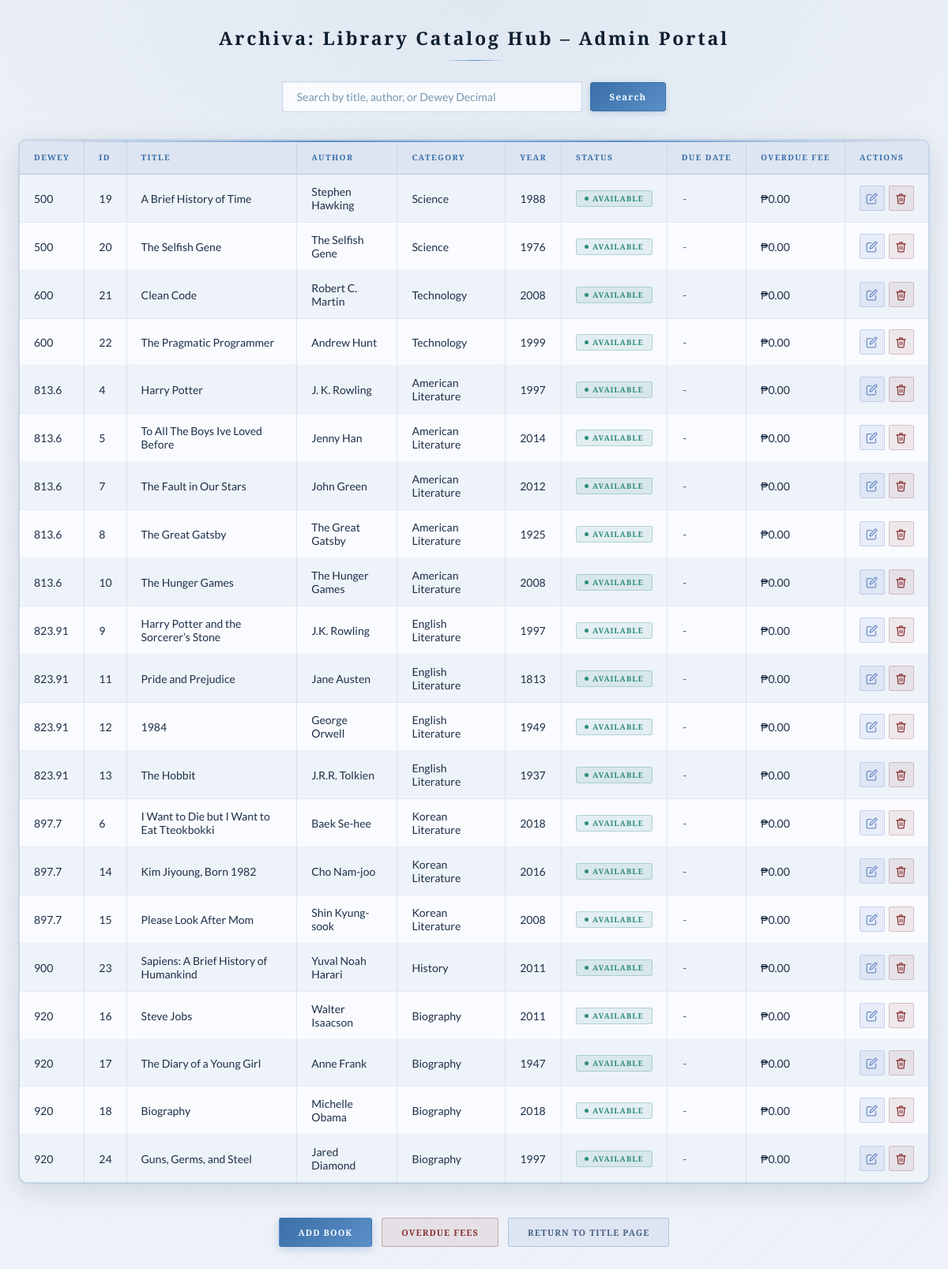
/admin.php (signed in), run on the app's committed database.
### tables this page shows
CREATE TABLE `books` (
  `book_id` int(11) NOT NULL,
  `title` varchar(255) NOT NULL,
  `author` varchar(255) NOT NULL,
  `category` varchar(100) NOT NULL,
  `dewey_decimal` varchar(10) DEFAULT NULL,
  `year_published` int(11) NOT NULL,
  `due_date` date NOT NULL,
  `status` varchar(20) DEFAULT 'Available'
);

### admin.php (the view, shortened to what this page needs)
<?php
include("book_functions.php");
$books = isset($_GET['search'])
    ? mysqli_query($conn, "
        SELECT * FROM books
        WHERE title LIKE '%{$_GET['search']}%'
        OR author LIKE '%{$_GET['search']}%'
        OR dewey_decimal LIKE '%{$_GET['search']}%'
        ORDER BY CAST(dewey_decimal AS DECIMAL) ASC
      ")
    : mysqli_query($conn, "SELECT * FROM books ORDER BY CAST(dewey_decimal AS DECIMAL) ASC");
?>
<!DOCTYPE html>
<html lang="en">
<head>
    <link rel="stylesheet" href="archiva.css">
</head>
<body>
    <h2>Archiva: Library Catalog Hub – Admin Portal</h2>
    <form method="GET" style="margin-top:10px; margin-bottom:15px;">
        <input type="text" name="search" placeholder="Search by title, author, or Dewey Decimal">
        <input type="submit" value="Search">
    </form>
    <div class="table-container">
        <table>
            <tr>
                <th>Dewey</th>
                <th>ID</th>
                <th>Title</th>
                <th>Author</th>
                <th>Category</th>
                <th>Year</th>
                <th>Status</th>
                <th>Due Date</th>
                <th>Overdue Fee</th>
                <th>Actions</th>
            </tr>
            <?php while($row = mysqli_fetch_assoc($books)) {
                $borrow = mysqli_query($conn, "
                    SELECT * FROM borrow_records
                    WHERE book_id = {$row['book_id']} AND actual_return_date IS NULL
                    ORDER BY borrow_id DESC LIMIT 1
                ");
                $br = mysqli_fetch_assoc($borrow);
                $status = isset($row['status']) ? $row['status'] : 'Available';
                $due_date = $br ? $br['return_date'] : '-';
                $overdue_fee = $br ? number_format(computeOverdue($br['return_date']), 2) : '0.00';
            ?>
            <tr>
                <td><?php echo $row['dewey_decimal']; ?></td>
                <td><?php echo $row['book_id']; ?></td>
                <td><?php echo $row['title']; ?></td>
                <td><?php echo $row['author']; ?></td>
                <td><?php echo $row['category']; ?></td>
                <td><?php echo $row['year_published']; ?></td>
                <td>
                    <?php
                    if($status == 'Available'){
                        echo "<span class='status-available'>Available</span>";
                    } else {
                        echo "<span class='status-borrowed'>Borrowed</span>";
                    }
                    ?>
                </td>
                <td><span class="date-cell"><?php echo $due_date; ?></span></td>
                <td><?php echo "₱" . $overdue_fee; ?></td>
                <td>
                    <div class="action-links <?php echo ($status == 'Borrowed') ? 'return-visible' : ''; ?>">
                        <a href="edit_book.php?id=<?php echo $row['book_id']; ?>">Edit</a>
                        <a href="delete_book.php?id=<?php echo $row['book_id']; ?>">Delete</a>
                    </div>
                </td>
            </tr>
            <?php } ?>
        </table>
    </div>
    <div style="text-align:center; margin-top:10px;">
        <a href="add_book.php"><button>Add Book</button></a>
        <a href="overdue.php"><button>Overdue Fees</button></a>
        <a href="index.php"><button>Return to Title Page</button></a>
    </div>
</body>
</html>

### data on the page
books: dewey_decimal "500", book_id "19", title "A Brief History of Time", author "Stephen Hawking", category "Science", year_published "1988", status "AVAILABLE", due_date "-", overdue_fee "0.00"
books: dewey_decimal "500", book_id "20", title "The Selfish Gene", author "The Selfish Gene", category "Science", year_published "1976", status "AVAILABLE", due_date "-", overdue_fee "0.00"
books: dewey_decimal "600", book_id "21", title "Clean Code", author "Robert C. Martin", category "Technology", year_published "2008", status "AVAILABLE", due_date "-", overdue_fee "0.00"
books: dewey_decimal "600", book_id "22", title "The Pragmatic Programmer", author "Andrew Hunt", category "Technology", year_published "1999", status "AVAILABLE", due_date "-", overdue_fee "0.00"
books: dewey_decimal "813.6", book_id "4", title "Harry Potter", author "J. K. Rowling", category "American Literature", year_published "1997", status "AVAILABLE", due_date "-", overdue_fee "0.00"
books: dewey_decimal "813.6", book_id "5", title "To All The Boys Ive Loved Before", author "Jenny Han", category "American Literature", year_published "2014", status "AVAILABLE", due_date "-", overdue_fee "0.00"
books: dewey_decimal "813.6", book_id "7", title "The Fault in Our Stars", author "John Green", category "American Literature", year_published "2012", status "AVAILABLE", due_date "-", overdue_fee "0.00"
books: dewey_decimal "813.6", book_id "8", title "The Great Gatsby", author "The Great Gatsby", category "American Literature", year_published "1925", status "AVAILABLE", due_date "-", overdue_fee "0.00"
books: dewey_decimal "813.6", book_id "10", title "The Hunger Games", author "The Hunger Games", category "American Literature", year_published "2008", status "AVAILABLE", due_date "-", overdue_fee "0.00"
books: dewey_decimal "823.91", book_id "9", title "Harry Potter and the Sorcerer’s Stone", author "J.K. Rowling", category "English Literature", year_published "1997", status "AVAILABLE", due_date "-", overdue_fee "0.00"
books: dewey_decimal "823.91", book_id "11", title "Pride and Prejudice", author "Jane Austen", category "English Literature", year_published "1813", status "AVAILABLE", due_date "-", overdue_fee "0.00"
books: dewey_decimal "823.91", book_id "12", title "1984", author "George Orwell", category "English Literature", year_published "1949", status "AVAILABLE", due_date "-", overdue_fee "0.00"
books: dewey_decimal "823.91", book_id "13", title "The Hobbit", author "J.R.R. Tolkien", category "English Literature", year_published "1937", status "AVAILABLE", due_date "-", overdue_fee "0.00"
books: dewey_decimal "897.7", book_id "6", title "I Want to Die but I Want to Eat Tteokbokki", author "Baek Se-hee", category "Korean Literature", year_published "2018", status "AVAILABLE", due_date "-", overdue_fee "0.00"
books: dewey_decimal "897.7", book_id "14", title "Kim Jiyoung, Born 1982", author "Cho Nam-joo", category "Korean Literature", year_published "2016", status "AVAILABLE", due_date "-", overdue_fee "0.00"
books: dewey_decimal "897.7", book_id "15", title "Please Look After Mom", author "Shin Kyung-sook", category "Korean Literature", year_published "2008", status "AVAILABLE", due_date "-", overdue_fee "0.00"
books: dewey_decimal "900", book_id "23", title "Sapiens: A Brief History of Humankind", author "Yuval Noah Harari", category "History", year_published "2011", status "AVAILABLE", due_date "-", overdue_fee "0.00"
books: dewey_decimal "920", book_id "16", title "Steve Jobs", author "Walter Isaacson", category "Biography", year_published "2011", status "AVAILABLE", due_date "-", overdue_fee "0.00"
books: dewey_decimal "920", book_id "17", title "The Diary of a Young Girl", author "Anne Frank", category "Biography", year_published "1947", status "AVAILABLE", due_date "-", overdue_fee "0.00"
books: dewey_decimal "920", book_id "18", title "Biography", author "Michelle Obama", category "Biography", year_published "2018", status "AVAILABLE", due_date "-", overdue_fee "0.00"
books: dewey_decimal "920", book_id "24", title "Guns, Germs, and Steel", author "Jared Diamond", category "Biography", year_published "1997", status "AVAILABLE", due_date "-", overdue_fee "0.00"
